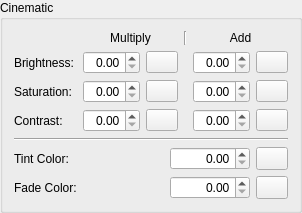
      <widget class="QGroupBox" name="cineGroupbox">
       <property name="title">
        <string>Cinematic</string>
       </property>
       <layout class="QGridLayout" name="gridLayout_3">
        <item row="0" column="1" colspan="2">
         <widget class="QLabel" name="label_15">
          <property name="text">
           <string>Multiply</string>
          </property>
          <property name="alignment">
           <set>Qt::AlignCenter</set>
          </property>
         </widget>
        </item>
        <item row="0" column="4" colspan="2">
         <widget class="QLabel" name="label_22">
          <property name="text">
           <string>Add</string>
          </property>
          <property name="alignment">
           <set>Qt::AlignCenter</set>
          </property>
         </widget>
        </item>
        <item row="2" column="5">
         <widget class="QPushButton" name="cineSaturationAddReset">
          <property name="maximumSize">
           <size>
            <width>32</width>
            <height>16777215</height>
           </size>
          </property>
          <property name="accessibleName">
           <string>Reset Addition</string>
          </property>
          <property name="text">
           <string/>
          </property>
          <property name="icon">
           <iconset resource="../resources/resources.qrc">
            <normaloff>:/icons/delete-16.png</normaloff>:/icons/delete-16.png</iconset>
          </property>
         </widget>
        </item>
        <item row="3" column="2">
         <widget class="QPushButton" name="cineContrastMultReset">
          <property name="maximumSize">
           <size>
            <width>32</width>
            <height>16777215</height>
           </size>
          </property>
          <property name="accessibleName">
           <string>Reset Multiplier</string>
          </property>
          <property name="text">
           <string/>
          </property>
          <property name="icon">
           <iconset resource="../resources/resources.qrc">
            <normaloff>:/icons/delete-16.png</normaloff>:/icons/delete-16.png</iconset>
          </property>
         </widget>
        </item>
        <item row="3" column="0">
         <widget class="QLabel" name="label_17">
          <property name="text">
           <string>Contrast:</string>
          </property>
         </widget>
        </item>
        <item row="2" column="0">
         <widget class="QLabel" name="label_16">
          <property name="text">
           <string>Saturation:</string>
          </property>
         </widget>
        </item>
        <item row="3" column="4">
         <widget class="QDoubleSpinBox" name="cineContrastAdd">
          <property name="alignment">
           <set>Qt::AlignRight|Qt::AlignTrailing|Qt::AlignVCenter</set>
          </property>
         </widget>
        </item>
        <item row="1" column="5">
         <widget class="QPushButton" name="cineBrightnessAddReset">
          <property name="maximumSize">
           <size>
            <width>32</width>
            <height>16777215</height>
           </size>
          </property>
          <property name="accessibleName">
           <string>Reset Addition</string>
          </property>
          <property name="text">
           <string/>
          </property>
          <property name="icon">
           <iconset resource="../resources/resources.qrc">
            <normaloff>:/icons/delete-16.png</normaloff>:/icons/delete-16.png</iconset>
          </property>
         </widget>
        </item>
        <item row="8" column="0">
         <widget class="QLabel" name="label_18">
          <property name="text">
           <string>Tint Color:</string>
          </property>
         </widget>
        </item>
        <item row="2" column="1">
         <widget class="QDoubleSpinBox" name="cineSaturationMult">
          <property name="alignment">
           <set>Qt::AlignRight|Qt::AlignTrailing|Qt::AlignVCenter</set>
          </property>
         </widget>
        </item>
        <item row="7" column="0" colspan="6">
         <widget class="Line" name="line_3">
          <property name="orientation">
           <enum>Qt::Horizontal</enum>
          </property>
         </widget>
        </item>
        <item row="1" column="0">
         <widget class="QLabel" name="label_14">
          <property name="text">
           <string>Brightness:</string>
          </property>
         </widget>
        </item>
        <item row="1" column="2">
         <widget class="QPushButton" name="cineBrightnessMultReset">
          <property name="maximumSize">
           <size>
            <width>32</width>
            <height>16777215</height>
           </size>
          </property>
          <property name="accessibleName">
           <string>Reset Multiplier</string>
          </property>
          <property name="text">
           <string/>
          </property>
          <property name="icon">
           <iconset resource="../resources/resources.qrc">
            <normaloff>:/icons/delete-16.png</normaloff>:/icons/delete-16.png</iconset>
          </property>
         </widget>
        </item>
        <item row="2" column="2">
         <widget class="QPushButton" name="cineSaturationMultReset">
          <property name="maximumSize">
           <size>
            <width>32</width>
            <height>16777215</height>
           </size>
          </property>
          <property name="accessibleName">
           <string>Reset Multiplier</string>
          </property>
          <property name="text">
           <string/>
          </property>
          <property name="icon">
           <iconset resource="../resources/resources.qrc">
            <normaloff>:/icons/delete-16.png</normaloff>:/icons/delete-16.png</iconset>
          </property>
         </widget>
        </item>
        <item row="2" column="4">
         <widget class="QDoubleSpinBox" name="cineSaturationAdd">
          <property name="alignment">
           <set>Qt::AlignRight|Qt::AlignTrailing|Qt::AlignVCenter</set>
          </property>
         </widget>
        </item>
        <item row="8" column="1" rowspan="2" colspan="5">
         <layout class="QGridLayout" name="gridLayout_4">
          <item row="0" column="0">
           <widget class="DKColorPickerButton" name="cineTintColor"/>
          </item>
          <item row="0" column="2">
           <widget class="QPushButton" name="cineTintReset">
            <property name="sizePolicy">
             <sizepolicy hsizetype="Minimum" vsizetype="Preferred">
              <horstretch>0</horstretch>
              <verstretch>0</verstretch>
             </sizepolicy>
            </property>
            <property name="maximumSize">
             <size>
              <width>32</width>
              <height>16777215</height>
             </size>
            </property>
            <property name="accessibleName">
             <string>Reset Multiplier</string>
            </property>
            <property name="text">
             <string/>
            </property>
            <property name="icon">
             <iconset resource="../resources/resources.qrc">
              <normaloff>:/icons/delete-16.png</normaloff>:/icons/delete-16.png</iconset>
            </property>
           </widget>
          </item>
          <item row="0" column="1">
           <widget class="QDoubleSpinBox" name="cineTintAmount">
            <property name="alignment">
             <set>Qt::AlignRight|Qt::AlignTrailing|Qt::AlignVCenter</set>
            </property>
           </widget>
          </item>
          <item row="1" column="0">
           <widget class="DKColorPickerButton" name="cineFadeColor"/>
          </item>
          <item row="1" column="1">
           <widget class="QDoubleSpinBox" name="cineFadeAmount">
            <property name="alignment">
             <set>Qt::AlignRight|Qt::AlignTrailing|Qt::AlignVCenter</set>
            </property>
           </widget>
          </item>
          <item row="1" column="2">
           <widget class="QPushButton" name="cineFadeReset">
            <property name="sizePolicy">
             <sizepolicy hsizetype="Minimum" vsizetype="Preferred">
              <horstretch>0</horstretch>
              <verstretch>0</verstretch>
             </sizepolicy>
            </property>
            <property name="maximumSize">
             <size>
              <width>32</width>
              <height>16777215</height>
             </size>
            </property>
            <property name="accessibleName">
             <string>Reset Addition</string>
            </property>
            <property name="text">
             <string/>
            </property>
            <property name="icon">
             <iconset resource="../resources/resources.qrc">
              <normaloff>:/icons/delete-16.png</normaloff>:/icons/delete-16.png</iconset>
            </property>
           </widget>
          </item>
         </layout>
        </item>
        <item row="1" column="1">
         <widget class="QDoubleSpinBox" name="cineBrightnessMult">
          <property name="alignment">
           <set>Qt::AlignRight|Qt::AlignTrailing|Qt::AlignVCenter</set>
          </property>
         </widget>
        </item>
        <item row="1" column="4">
         <widget class="QDoubleSpinBox" name="cineBrightnessAdd">
          <property name="alignment">
           <set>Qt::AlignRight|Qt::AlignTrailing|Qt::AlignVCenter</set>
          </property>
         </widget>
        </item>
        <item row="3" column="5">
         <widget class="QPushButton" name="cineContrastAddReset">
          <property name="maximumSize">
           <size>
            <width>32</width>
            <height>16777215</height>
           </size>
          </property>
          <property name="accessibleName">
           <string>Reset Addition</string>
          </property>
          <property name="text">
           <string/>
          </property>
          <property name="icon">
           <iconset resource="../resources/resources.qrc">
            <normaloff>:/icons/delete-16.png</normaloff>:/icons/delete-16.png</iconset>
          </property>
         </widget>
        </item>
        <item row="9" column="0">
         <widget class="QLabel" name="label_20">
          <property name="text">
           <string>Fade Color:</string>
          </property>
         </widget>
        </item>
        <item row="0" column="3">
         <widget class="Line" name="line_2">
          <property name="orientation">
           <enum>Qt::Vertical</enum>
          </property>
         </widget>
        </item>
        <item row="3" column="1">
         <widget class="QDoubleSpinBox" name="cineContrastMult">
          <property name="alignment">
           <set>Qt::AlignRight|Qt::AlignTrailing|Qt::AlignVCenter</set>
          </property>
         </widget>
        </item>
       </layout>
      </widget>
